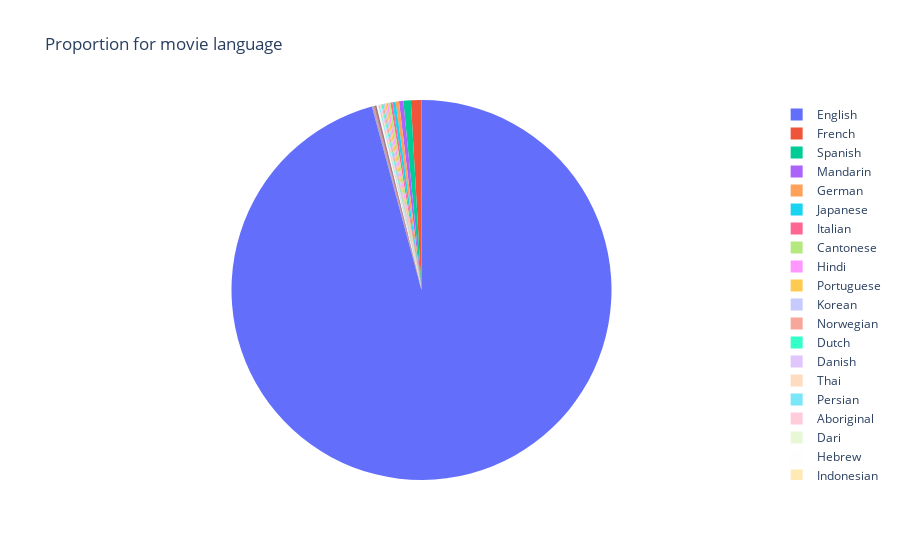

Notebook code for this chart:
### Markdown cell above
**How about "language" and "country"? Are they relevant in predicting IMDB?**

### Code cell
lang_count = data.language.value_counts()
lang_count_pct = lang_count*100/len(data)
fig = px.pie(lang_count_pct, values=lang_count_pct.values, names=lang_count_pct.index, title="Proportion for movie language")
fig.update_traces(hoverinfo='label+percent+value',textinfo='none')
fig.show()

### Figure 1 — Plotly figure (JSON) as saved in the notebook; plotly's stock layout.template omitted (floating-point values rounded to 4 significant figures)
{"data": [{"domain": {"x": [0, 1], "y": [0, 1]}, "hoverinfo": "label+percent+value", "hovertemplate": "index=%{label}<br>value=%{value}<extra></extra>", "labels": ["English", "French", "Spanish", "Mandarin", "German", "Japanese", "Italian", "Cantonese", "Hindi", "Portuguese", "Korean", "Norwegian", "Dutch", "Danish", "Thai", "Persian", "Aboriginal", "Dari", "Hebrew", "Indonesian", "Zulu", "Russian", "Czech", "None", "Kazakh", "Filipino", "Maya", "Arabic", "Mongolian", "Vietnamese", "Hungarian", "Romanian", "Bosnian", "Aramaic"], "legendgroup": "", "name": "", "showlegend": true, "textinfo": "none", "type": "pie", "values": [95.74, 0.8933, 0.6306, 0.3678, 0.289, 0.2627, 0.1839, 0.1839, 0.1314, 0.1314, 0.1314, 0.1051, 0.07882, 0.07882, 0.07882, 0.07882, 0.05255, 0.05255, 0.05255, 0.05255, 0.02627, 0.02627, 0.02627, 0.02627, 0.02627, 0.02627, 0.02627, 0.02627, 0.02627, 0.02627, 0.02627, 0.02627, 0.02627, 0.02627]}], "layout": {"legend": {"tracegroupgap": 0}, "title": {"text": "Proportion for movie language"}}}
